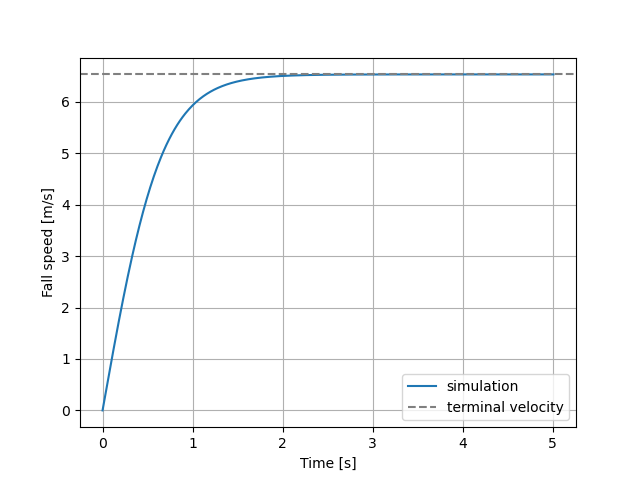

Write Python code to recreate this figure.
import math
import matplotlib.pyplot as plt

# Constants
G = 9.81            # gravity [m/s^2]
RHO_AIR = 1.225     # air density at sea level [kg/m^3]
RHO_WATER = 1000    # [kg/m^3]
CD = 0.5            # drag coefficient of a sphere

# Raindrop
d = 0.002                                   # diameter [m]
r = d / 2
m = RHO_WATER * 4/3 * math.pi * r**3        # mass [kg]
A = math.pi * r**2                          # frontal area [m^2]

# Simulation
dt = 0.01       # time step [s]
t = 0.0
v = 0.0         # downward speed [m/s]

times = [t]
speeds = [v]

while t < 5:
    drag = 0.5 * RHO_AIR * CD * A * v**2    # drag force [N]
    a = G - drag / m                        # Newton: a = F/m
    v += a * dt
    t += dt
    times.append(t)
    speeds.append(v)

# Analytical check: drag = weight  ->  v = sqrt(2mg / (rho Cd A))
v_terminal = math.sqrt(2 * m * G / (RHO_AIR * CD * A))
print(f"Simulated speed after 5 s: {v:.2f} m/s")
print(f"Analytical terminal speed: {v_terminal:.2f} m/s")

plt.plot(times, speeds, label="simulation")
plt.axhline(v_terminal, linestyle="--", color="gray", label="terminal velocity")
plt.xlabel("Time [s]")
plt.ylabel("Fall speed [m/s]")
plt.legend()
plt.grid(True)
plt.savefig("raindrop.png")
plt.show()
